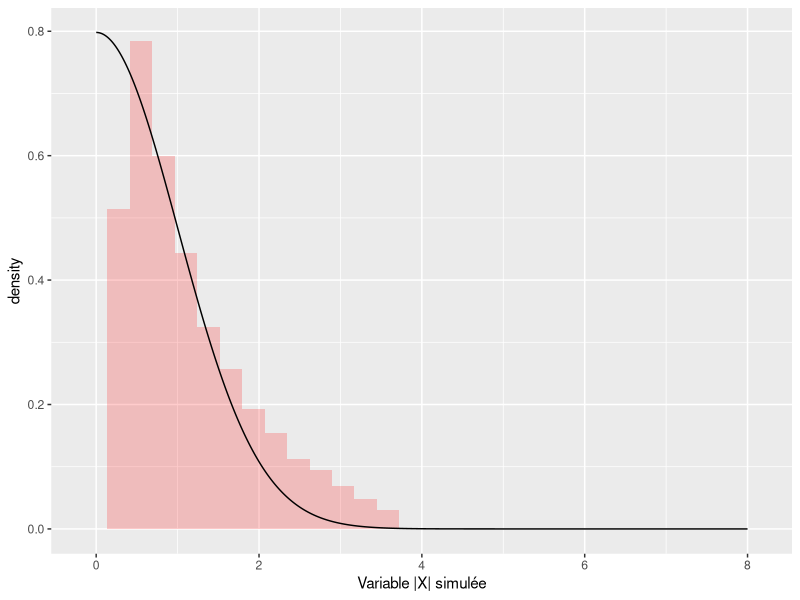
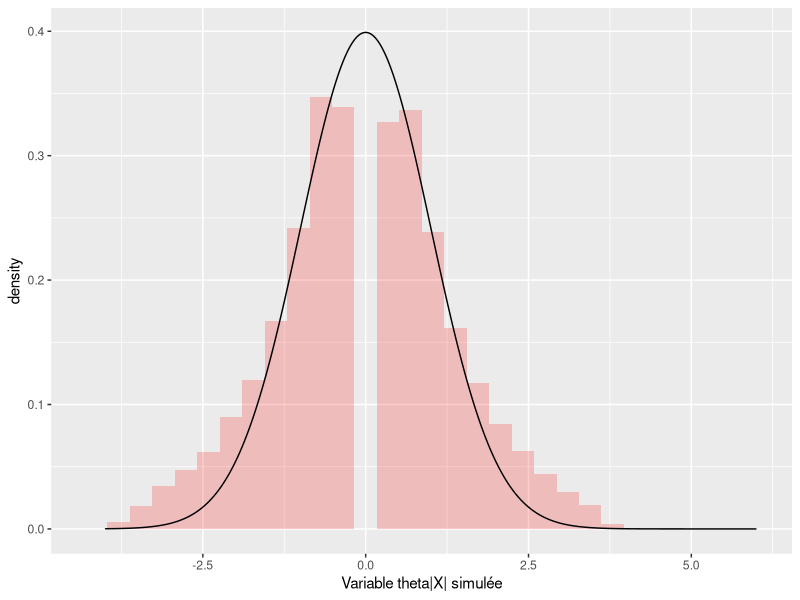
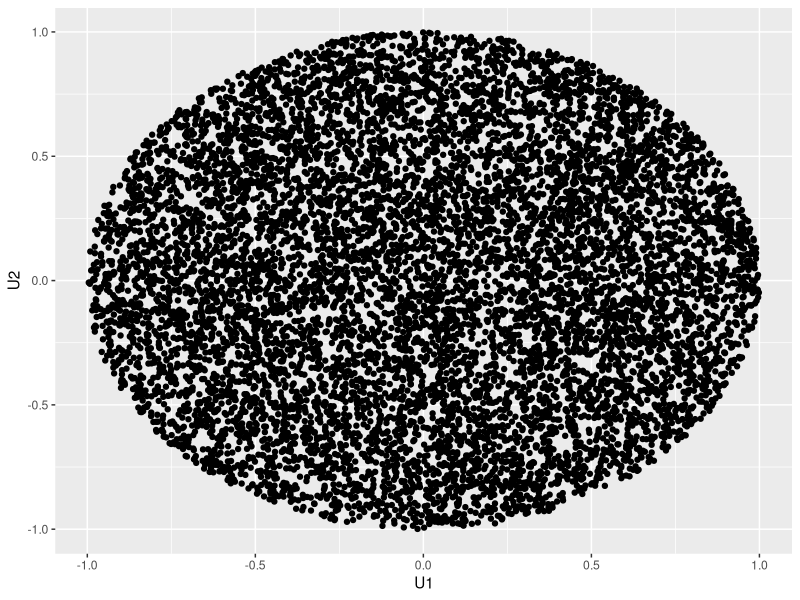
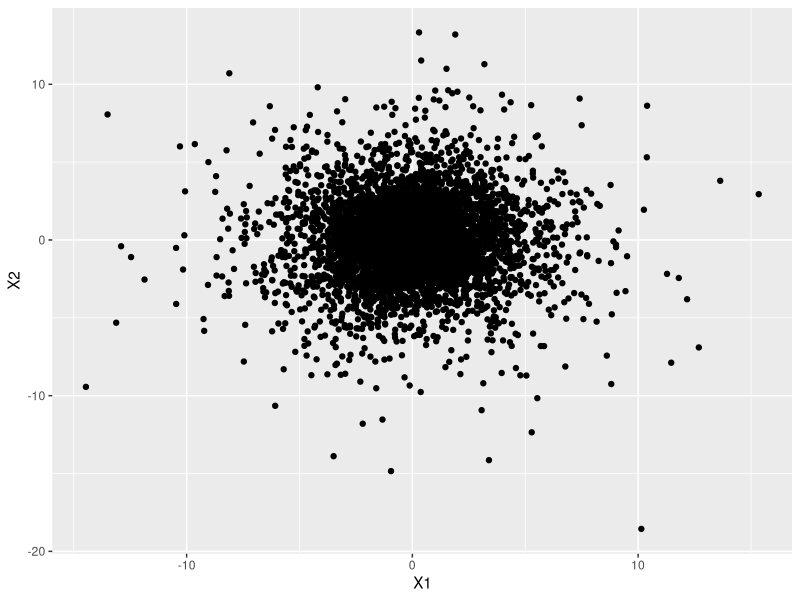
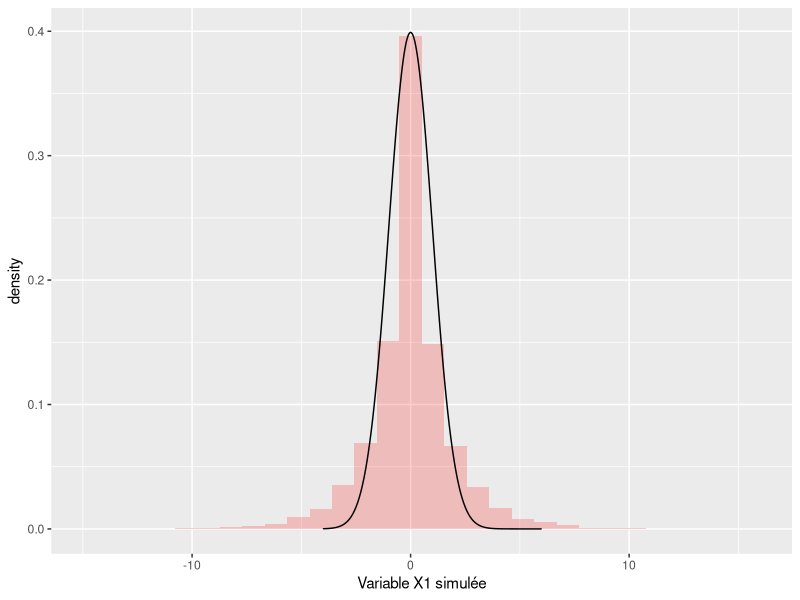
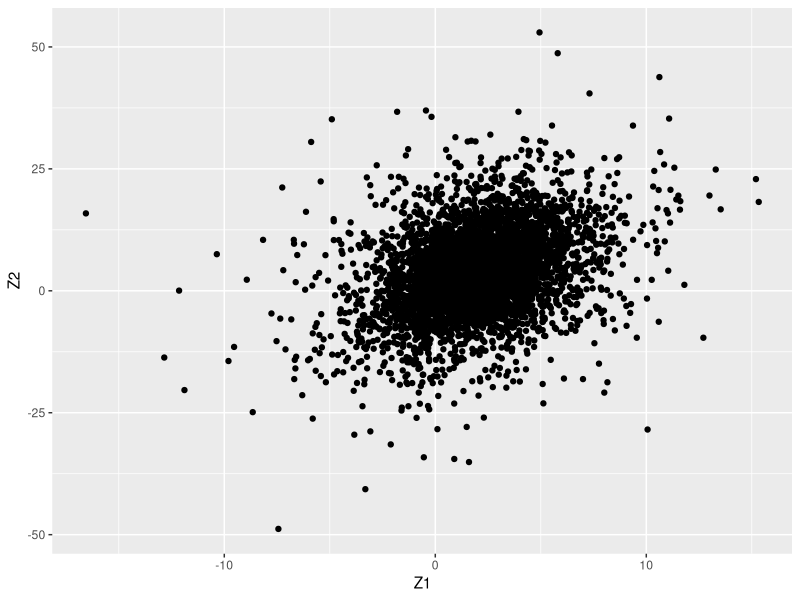
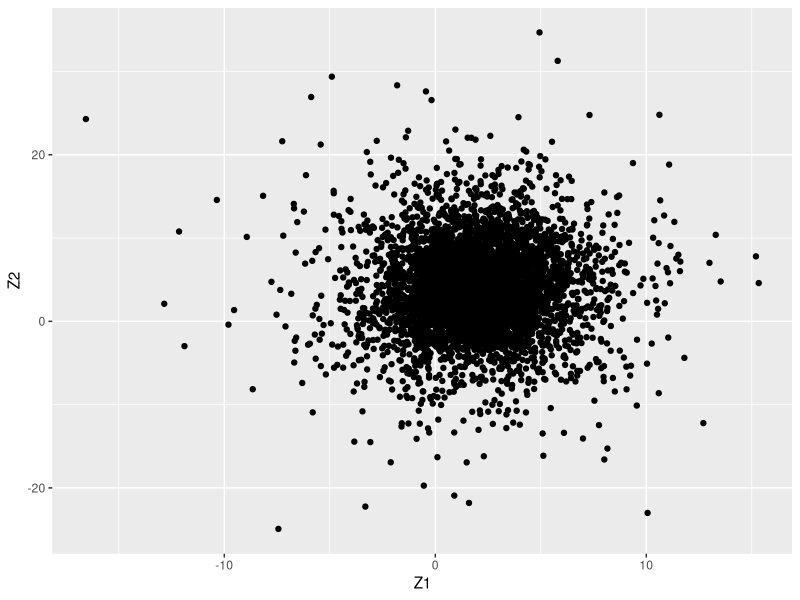
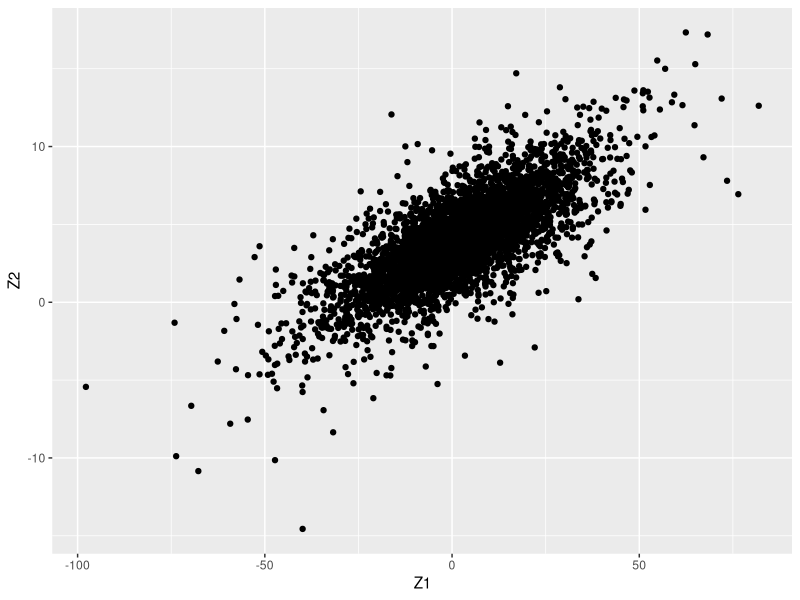

Generate these figures, in order, with R:
## ---- chunk 1
knitr::opts_chunk$set(echo = TRUE)
## ---- chunk 2
rm(list = ls())
graphics.off()

library(ggplot2)
## ---- chunk 3
rejet1 <- function() {
  U <- runif(1,0,1)
  Y <- -log(U)
  h <- exp((-0.5*(Y^2))+Y)
  h <- h / (sqrt(exp(1)))
  while (U >= h) {
  U <- runif(1,0,1)
  Y <- -log(U)
  h <- exp(-0.5*(Y^2)+Y)
  h <- h / (sqrt(exp(1)))
  }
  return(Y)
}
## ---- chunk 4
library(ggplot2)
X_abs <- rejet1()
for (i in 1:9999) {
  X_abs <- c(X_abs,rejet1())
}

density <- 0
abs <- 8/10000
density <- (2*exp(-0.5*(abs ^2)))/sqrt(2*3.14)
for (i in 2:10000) {
  x <- i * (8 / 10000)
  abs <- c(abs,x)
  density <- c(density,(2*exp(-0.5*(x^2)))/sqrt(2*3.14))
}

DF <- data.frame(X_abs,density)
plot1 <- ggplot(DF,aes(x=DF$X_abs)) + 
  geom_histogram(aes(y=..density..),fill = "red", alpha = 0.2) +
  geom_line(aes(x=abs, y=DF$density)) + xlab("Variable |X| simulée") 
plot1
## ---- chunk 5
U <- runif(1,0,1)
if(U<0.5) {
  theta <- -1
} else{
  theta <- 1
}
for (i in 1:9999) {
  U <- runif(1,0,1)
  if(U<0.5) {
    theta <- c(theta,-1)
  } else{
    theta <- c(theta,1)
  }
}

theta_X_abs <- theta[1]*X_abs[1]
for (i in 2:10000){
  theta_X_abs <- c(theta_X_abs,theta[i]*X_abs[i])
}
## ---- chunk 6
ab <- -4
current = ab + 1/10000
for(i in 1:99999) {
  ab <- c(ab, current)
  current = current + 1/10000
}

y <- vector("numeric", 100000)
density <- function(x) {
  return((exp((-x*x)/2))/(sqrt(2*3.14)))
}
for (i in 1:100000) {
  y[i] = density(ab[i])
}
## ---- chunk 7
DF2 <- data.frame(theta_X_abs,y)
plot2 <- ggplot(DF2,aes(x=DF2$theta_X_abs)) + 
  geom_histogram(aes(y=..density..),fill = "red", alpha = 0.2) + 
  geom_line(aes(x=ab, y=DF2$y)) + xlab("Variable theta|X| simulée") 
plot2
## ---- chunk 8
six <- function(N) {
  u1 <- 2*runif(1,0,1) -1
  u2 <- 2*runif(1,0,1) -1
  while(u1*u1 + u2*u2 > 1) {
    u1 <- 2*runif(1,0,1) -1
    u2 <- 2*runif(1,0,1) -1
  }
  U1 <- u1
  U2 <- u2
  for (i in 1:(N-1)) {
    u1 <- 2*runif(1,0,1) -1
    u2 <- 2*runif(1,0,1) -1
    while(u1*u1 + u2*u2 > 1) {
      u1 <- 2*runif(1,0,1) -1
      u2 <- 2*runif(1,0,1) -1
    }
    U1 <- c(U1,u1)
    U2 <- c(U2,u2)
  }
  return(data.frame(U1,U2))
}

exo6 <- six(10000)
plot3 <- ggplot(exo6,aes(x = exo6$U1,y=exo6$U2)) + geom_point() +
  xlab("U1") + ylab("U2")
plot3
## ---- chunk 9
R <- rexp(1,rate=0.5)
THETA <- runif(1,0,2*3.14)

for (i in 1:9999) {
  R <- c(R,rexp(1,rate=0.5))
  THETA <- c(THETA,runif(1,0,2*3.14))
}

X1 = vector("numeric",10000)
X2 = vector("numeric",10000)

for (i in 1:10000) {
  X1[i] = R[i] * cos(THETA[i])
  X2[i] = R[i] * sin(THETA[i])
}

DF4 <- data.frame(X1,X2)
plot4 <- ggplot(DF4,aes(x = DF4$X1,y=DF4$X2)) + geom_point() + xlab("X1") + ylab("X2")
plot4
## ---- chunk 10
DF5 <- data.frame(X1,y)
plot5 <- ggplot(DF5,aes(x=DF5$X1)) + geom_histogram(aes(y=..density..),fill = "red", alpha = 0.2) + 
  geom_line(aes(x=ab, y=DF5$y)) + xlab("Variable X1 simulée") 
plot5
## ---- chunk 11
sigma11 <- 0
sigma12 <- 1
sigma21 <- 3
sigma22 <- 1

sigma1 <- sqrt(sigma11*sigma11 + sigma12*sigma12)
sigma2 <- sqrt(sigma21*sigma21 + sigma22*sigma22)

Z1 <- 2 + sigma11*X1 + sigma12 * X2
Z2 <- 4 + sigma21 * X1 + sigma22 * X2

DF6 <- data.frame(Z1,Z2)
plot6 <- ggplot(DF6,aes(x = DF6$Z1,y=DF6$Z2)) + geom_point() + xlab("Z1") + ylab("Z2")
plot6
## ---- chunk 12
sigma11 <- 0
sigma12 <- 1
sigma21 <- 2
sigma22 <- 0

sigma1 <- sqrt(sigma11*sigma11 + sigma12*sigma12)
sigma2 <- sqrt(sigma21*sigma21 + sigma22*sigma22)

Z1 <- 2 + sigma11*X1 + sigma12 * X2
Z2 <- 4 + sigma21 * X1 + sigma22 * X2

DF7 <- data.frame(Z1,Z2)
plot7 <- ggplot(DF7,aes(x = DF7$Z1,y=DF7$Z2)) + geom_point() + xlab("Z1") + ylab("Z2")
plot7
## ---- chunk 13
sigma11 <- 4
sigma12 <- 1/0.225
sigma21 <- 0
sigma22 <- 1

sigma1 <- sqrt(sigma11*sigma11 + sigma12*sigma12)
sigma2 <- sqrt(sigma21*sigma21 + sigma22*sigma22)

Z1 <- 2 + sigma11*X1 + sigma12 * X2
Z2 <- 4 + sigma21 * X1 + sigma22 * X2

DF8 <- data.frame(Z1,Z2)
plot8 <- ggplot(DF8,aes(x = DF8$Z1,y=DF8$Z2)) + geom_point() + xlab("Z1") + ylab("Z2")
plot8
## ---- chunk 14
ab <- -6
current = ab + 1/1000
for(i in 1:9999) {
  ab <- c(ab, current)
  current = current + 1.2/1000
}

y1 <- vector("numeric", 10000)
for (i in 1:10000) {
  y1[i] = 0.5 * dnorm(ab[i],mean=-3,sd=1) + 0.5 * dnorm(ab[i],mean=3,sd=1)
}

DF9 <- data.frame(ab,y1)
plot9 <- ggplot(DF9,aes(x = DF9$ab,y=DF9$y1)) + 
  geom_point() + xlab("x") + ylab("f(x)")
plot9
## ---- chunk 15
ab <- -6
current = ab + 1/1000
for(i in 1:9999) {
  ab <- c(ab, current)
  current = current + 1.2/1000
}

y2 <- vector("numeric", 10000)
for (i in 1:10000) {
  y2[i] = 0.25 * dnorm(ab[i],mean=-3,sd=1) + 0.75 * dnorm(ab[i],mean=3,sd=1)
}

DF10 <- data.frame(ab,y2)
plot10 <- ggplot(DF10,aes(x = DF10$ab,y=DF10$y2)) + geom_point() + xlab("x") + ylab("f(x)")
plot10
## ---- chunk 16
ab <- -6
current = ab + 1/1000
for(i in 1:9999) {
  ab <- c(ab, current)
  current = current + 1.2/1000
}

y3 <- vector("numeric", 10000)
for (i in 1:10000) {
  y3[i] = 0.75 * dnorm(ab[i],mean=-3,sd=1) + 0.25 * dnorm(ab[i],mean=3,sd=1)
}

DF11 <- data.frame(ab,y3)
plot11<- ggplot(DF11,aes(x = DF11$ab,y=DF11$y3)) + geom_point() + xlab("x") + ylab("f(x)")
plot11
## ---- chunk 17
exo7 <- function(p1) {
  mu <- runif(1,0,1)
  if(mu < p1) {
    R <- rexp(1,rate=0.5)
    TETA <- runif(1,0,2*3.14)
    X <- -3 + sqrt(R) * cos(TETA)
  }
  else {
    R <- rexp(1,rate=0.5)
    TETA <- runif(1,0,2*3.14)
    X <- 3 + sqrt(R) * cos(TETA)
  }
  for (i in 1:9999) {
    mu <- runif(1,0,1)
    if(mu < p1) {
      R <- rexp(1,rate=0.5)
      TETA <- runif(1,0,2*3.14)
      X <- c(X,-3 + sqrt(R) * cos(TETA))
    }
    else {
      R <- rexp(1,rate=0.5)
      TETA <- runif(1,0,2*3.14)
      X <-c(X,3 + sqrt(R) * cos(TETA))
    }
  }
  return(X)
}

DF12 <- data.frame(exo7(0.5),y1)
plot12 <- ggplot(DF12,aes(x=DF12$exo7.0.5.)) + geom_histogram(aes(y=..density..),fill = "red", alpha = 0.2) + 
  geom_line(aes(x=ab, y=DF12$y1)) + xlab("Variable X simulée pour p=(1/2,1/2)") 
plot12

DF13 <- data.frame(exo7(0.25),y2)
plot13 <- ggplot(DF13,aes(x=DF13$exo7.0.25.)) + geom_histogram(aes(y=..density..),fill = "blue", alpha = 0.2) + 
  geom_line(aes(x=ab, y=DF13$y2)) + xlab("Variable X simulée pour p=(1/4,3/4)") 
plot13

DF14 <- data.frame(exo7(0.75),y3)
plot14 <- ggplot(DF14,aes(x=DF14$exo7.0.75.)) + geom_histogram(aes(y=..density..),fill = "green", alpha = 0.2) + 
  geom_line(aes(x=ab, y=DF14$y3)) + xlab("Variable X simulée pour p=(3/4,1/4)") 
plot14
